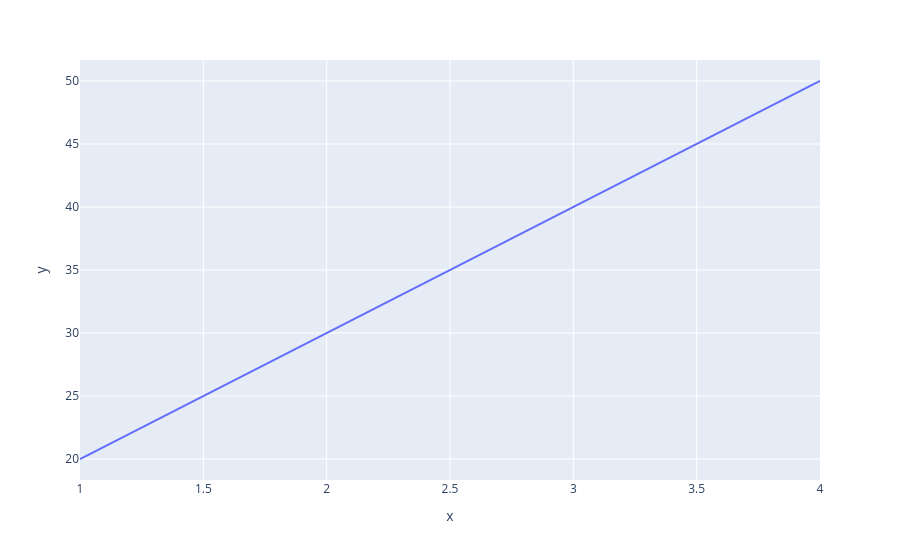

The code cell stored with this chart in its notebook:
### Code cell
import plotly.express as px
import numpy as np
import pandas as pd
px.line(x = [1,2,3,4] , y = [20,30,40,50])

### Figure 1 — Plotly figure (JSON) as saved in the notebook; plotly's stock layout.template omitted (floating-point values rounded to 4 significant figures)
{"data": [{"hovertemplate": "x=%{x}<br>y=%{y}<extra></extra>", "legendgroup": "", "line": {"color": "#636efa", "dash": "solid"}, "marker": {"symbol": "circle"}, "mode": "lines", "name": "", "orientation": "v", "showlegend": false, "type": "scatter", "x": [1, 2, 3, 4], "xaxis": "x", "y": [20, 30, 40, 50], "yaxis": "y"}], "layout": {"legend": {"tracegroupgap": 0}, "margin": {"t": 60}, "xaxis": {"anchor": "y", "domain": [0, 1], "title": {"text": "x"}}, "yaxis": {"anchor": "x", "domain": [0, 1], "title": {"text": "y"}}}}
